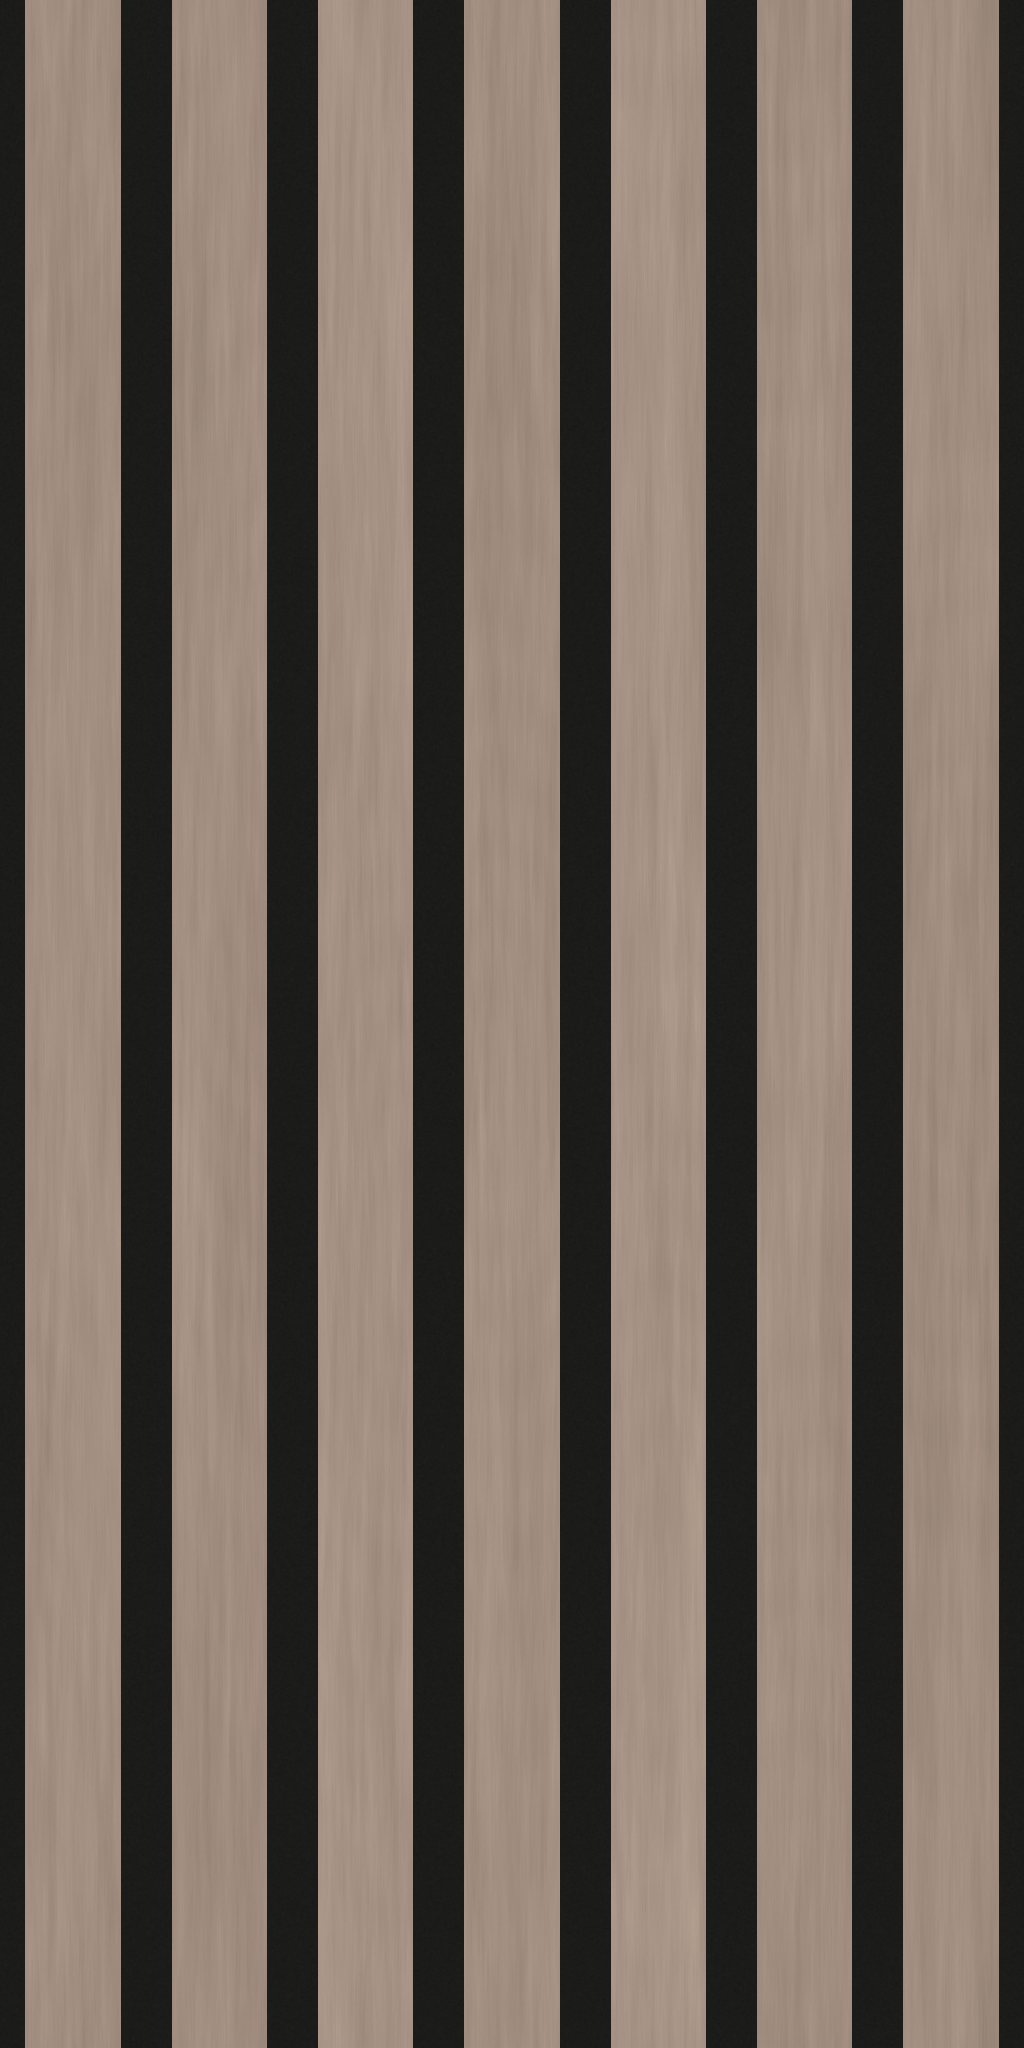

Generate this figure with Python:
from pathlib import Path
import json

import numpy as np
from PIL import Image, ImageDraw
from scipy.ndimage import gaussian_filter

ROOT = Path(__file__).resolve().parent
W, H = 1024, 2048
WIDTH, HEIGHT = 11.8, 23.6
COUNT = 7
PITCH = WIDTH / COUNT
FACE = 1.10
rng = np.random.default_rng(20941)


def noise(shape, sy, sx):
    field = gaussian_filter(rng.normal(size=shape), (sy, sx), mode='wrap')
    return field / max(field.std(), 1e-8)


photo = Image.open(ROOT / 'main.jpg').convert('RGB')
# Sample only the broad top surfaces, away from edges and felt.
polygons = [
    [(530, 464), (1170, 264), (1220, 300), (580, 501)],
    [(690, 582), (1330, 382), (1380, 419), (740, 619)],
    [(840, 712), (1440, 523), (1490, 560), (890, 749)],
    [(1010, 850), (1470, 705), (1520, 742), (1060, 887)],
]
samples = []
for polygon in polygons:
    mask = Image.new('L', photo.size)
    ImageDraw.Draw(mask).polygon(polygon, fill=255)
    pixels = np.asarray(photo)[np.asarray(mask) > 0]
    samples.append(np.median(pixels, axis=0))
base = np.median(samples, axis=0)
print('Main-photo sampled walnut RGB:', base.round(1).tolist())

x = (np.arange(W) + .5) * WIDTH / W
y = (np.arange(H) + .5) * HEIGHT / H
slat_id = np.floor(x / PITCH).astype(int)
u = (x % PITCH) - PITCH / 2
inside = np.abs(u) <= FACE / 2
felt = noise((H, W), .6, .6)
color = np.broadcast_to(np.array([27., 27., 26.]), (H, W, 3)).copy()
color += felt[..., None] * 1.0
height = np.full((H, W), .001)
height += felt * .00035

for index in range(COUNT):
    cols = np.flatnonzero(slat_id == index)
    n = len(cols)
    yy = 2 * np.pi * (np.arange(H) + .5)[:, None] / H
    xx = np.linspace(-1, 1, n)[None, :]
    phase = rng.uniform(0, 2*np.pi)
    warp = .11*np.sin(yy + phase) + .045*np.sin(3*yy + phase*.7)
    warp = warp + .03 * noise((H, n), 65, 9)
    broad = noise((H, n), 170, 13)
    medium = noise((H, n), 48, 2.3)
    fine = noise((H, n), 13, .52)
    micro = noise((H, n), 1.0, .38)
    coord = xx + warp
    growth = np.sin(2*np.pi*(coord*5.6 + .55*np.sin(yy + phase)))
    pores = np.maximum(0, growth - .55)**2
    # Periodic oval growth contours produce subtle veneer figure without a vertical seam.
    ellipse = np.sqrt(((xx-rng.uniform(-1.2, 1.2))*.85)**2 +
                      (2.8*np.sin((yy+phase)/2))**2 + .08)
    figure = np.sin(ellipse*23 + broad*.45)
    grain = broad*2.2 + medium*2.2 + fine*1.35 + micro*.5
    grain += figure*.8 - pores*2.4
    tint = rng.uniform(-5.0, 5.0)
    wood = base[None, None, :] + grain[..., None]*np.array([1., .93, .85])
    wood += tint*np.array([1., .93, .86])
    region = inside[cols]
    color[:, cols[region], :] = wood[:, region, :]
    dist = FACE/2 - np.abs(u[cols])
    bevel = np.clip(dist / .035, 0, 1)
    bevel = bevel*bevel*(3-2*bevel)
    surface = .49*bevel[None, :] + .0015*medium + .0007*fine
    height[:, cols[region]] = surface[:, region]

# Image rows run down; OpenGL's tangent-space green axis runs up.
dx = (np.roll(height, -1, axis=1)-np.roll(height, 1, axis=1))/(2*WIDTH/W)
dy = (np.roll(height, -1, axis=0)-np.roll(height, 1, axis=0))/(2*HEIGHT/H)
normal = np.stack([-dx, dy, np.ones_like(dx)], axis=-1)
normal /= np.linalg.norm(normal, axis=-1, keepdims=True)
albedo = np.clip(np.rint(color), 0, 255).astype(np.uint8)
encoded = np.clip(np.rint((normal*.5+.5)*255), 0, 255).astype(np.uint8)
Image.fromarray(albedo).save(ROOT / 'texture.png')
Image.fromarray(encoded).save(ROOT / 'normal.png')
meta = {
    'repeatWidthIn': WIDTH,
    'repeatHeightIn': HEIGHT,
    'depthIn': .75,
    'note': 'No manufacturer spec sheet was published; the recorded panel is 11.8 × 94.49 × 0.75 in, and photos suggest 7 slats per panel, estimated at 1.10 in face width with 0.586 in flat black-felt gaps on a 1.686 in pitch and slightly rounded edges. This tile spans 7 pitches × 23.6 in; walnut colors are sampled from the main listing photo, with procedural grain, and the estimated 0.49 in face-to-felt relief is separate from the recorded total depth.'
}
(ROOT / 'texture.json').write_text(json.dumps(meta, indent=2) + '\n')

light = np.array([-.48, .58, .66])
light /= np.linalg.norm(light)
shade = .28 + .72*np.maximum(0, normal @ light)
linear = (albedo/255.)**2.2
shaded = np.clip((linear*shade[..., None])**(1/2.2)*255, 0, 255).astype(np.uint8)
left = Image.fromarray(np.tile(albedo, (3, 3, 1)))
right = Image.fromarray(np.tile(shaded, (3, 3, 1)))
left.thumbnail((768, 1536), Image.Resampling.LANCZOS)
right.thumbnail((768, 1536), Image.Resampling.LANCZOS)
preview = Image.new('RGB', (1536, 1580), '#eeeeee')
preview.paste(left, (0, 44))
preview.paste(right, (768, 44))
draw = ImageDraw.Draw(preview)
draw.text((15, 15), 'COLOR MAP / 3 x 3 / 35.4 x 70.8 in', fill='#222222')
draw.text((783, 15), 'NORMAL-MAP RELIEF / UPPER-LEFT LIGHT / 3 x 3', fill='#222222')
preview.save(ROOT / 'preview.png')
print('Wrote texture.png, normal.png, texture.json, preview.png')
print('Resolution:', W, H, '| face:', FACE, '| gap:', PITCH-FACE, '| pitch:', PITCH)
for name, arr in [('color', albedo.astype(float)), ('normal', encoded.astype(float))]:
    print(name, 'wrap mean absolute differences x/y:',
          round(np.abs(arr[:, 0]-arr[:, -1]).mean(), 3),
          round(np.abs(arr[0]-arr[-1]).mean(), 3))
